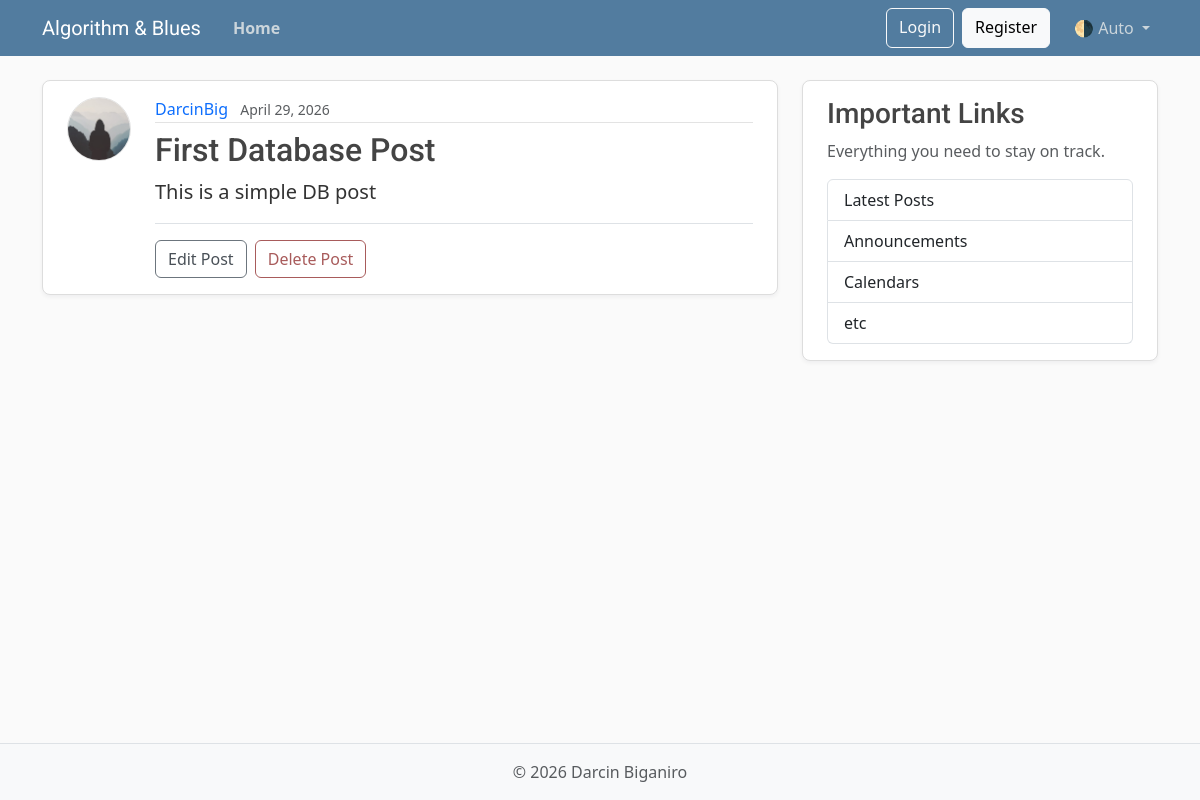
/posts/1, run on the app's committed database.
### models.py (models this page shows, shortened)
class User(Base):
    __tablename__ = "user"
    id: Mapped[int] = mapped_column(Integer, primary_key=True, index=True)
    username: Mapped[str] = mapped_column(String(50), unique=True, nullable=False)
    email: Mapped[str] = mapped_column(String(120), unique=True, nullable=False)
    image_file: Mapped[str | None] = mapped_column(
        String(200),
        nullable=True,
        default=None
    )
    posts: Mapped[list[Post]] = relationship(back_populates="author")

class Post(Base):
    __tablename__ = "posts"
    id: Mapped[int] = mapped_column(Integer, primary_key=True, index=True)
    title: Mapped[str] = mapped_column(String(100), nullable=False)
    content: Mapped[str] = mapped_column(Text, nullable=False)
    user_id: Mapped[int] = mapped_column(
        ForeignKey("user.id", onupdate="CASCADE", ondelete="CASCADE"),
        nullable=False,
        index=True,
    )
    date_posted: Mapped[datetime] = mapped_column(
        DateTime(timezone=True),
        default=lambda: datetime.now(UTC),
    )
    author: Mapped[User] = relationship(back_populates="posts")

### main.py (the view)
@app.get("/posts/{post_id}", include_in_schema=False)
def post_page(request: Request, post_id: int, db: Annotated[Session, Depends(get_db)]):
    result = db.execute(select(models.Post).where(models.Post.id == post_id))
    post = result.scalars().first()
    if post:
        title = post.title[:50]
        return templates.TemplateResponse(
            request,
            "post.html",
            {"post": post, "title": title}
        )
    raise HTTPException(status_code=status.HTTP_404_NOT_FOUND, detail="Post not found")

### templates/post.html (shortened to what this page needs)
{% extends "layout.html" %}
{% block content %}
<article class="content-section py-3 px-4 mb-4">
    <div class="d-flex align-items-start gap-4">
        <img class="rounded-circle article-img flex-shrink-0"
             src="{{ post.author.image_path }}"
             alt="{{ post.author.username }}'s profile picture"
             width="64"
             height="64"
             loading="lazy">
        <div class="flex-grow-1">
            <div class="article-metadata mb-2">
                <a class="me-2" href="{{ url_for("user_posts", user_id=post.author.id) }}">{{ post.author.username }}</a>
                <small class="text-body-secondary">{{ post.date_posted.strftime('%B %d, %Y') }}</small>
            </div>
            <h2 class="article-title">{{ post.title }}</h2>
            <p class="article-content">{{ post.content }}</p>
            <div class="post-actions mt-3 pt-3 border-top">
                <a class="btn btn-outline-secondary me-1" href="#">Edit Post</a>
                <button type="button"
                        class="btn btn-outline-danger"
                        data-bs-toggle="modal"
                        data-bs-target="#deleteModal">Delete Post
                </button>
            </div>
        </div>
    </div>
</article>
{% endblock content %}

### static/css/main.css (style rules this page uses)
:root { --font-heading: "Roboto", system-ui, -apple-system, BlinkMacSystemFont, sans-serif; --font-body: "Nunito", system-ui, -apple-system, BlinkMacSystemFont, sans-serif; --color-bg-body: #fafafa; --color-bg-content: #ffffff; --color-text-primary: #333333; --color-text-heading: #444444; --color-steel: #527c9f; --color-nav-link: #cbd5db; --color-nav-link-hover: #ffffff; --color-link-hover: #428bca; --color-border: #dddddd; --color-border-light: #e3e3e3; --spacing-xl: 5rem; --article-img-size: 4rem; --account-img-size: 7.813rem; }
body { font-family: var(--font-body); background: var(--color-bg-body); color: var(--color-text-primary); }
h1, h2, h3, h4, h5, h6 { font-family: var(--font-heading); color: var(--color-text-heading); }
a { text-decoration: none; }
.content-section { background: var(--color-bg-content); border: 1px solid var(--color-border); border-radius: 0.5rem; box-shadow: 0 2px 4px rgba(15, 23, 42, 0.05); transition: box-shadow 0.15s ease, transform 0.15s ease, border-color 0.15s ease; }
.article-title { color: var(--color-text-heading); transition: color 0.2s ease-in-out; }
.article-content { white-space: pre-line; font-size: 1.25rem; }
.article-img { height: var(--article-img-size); width: var(--article-img-size); flex-shrink: 0; object-fit: cover; border: 1px solid var(--color-border-light); box-shadow: 0 0 0 2px var(--color-bg-content); }
.article-metadata { padding-bottom: 0.063rem; border-bottom: 1px solid var(--color-border-light); }
.article-metadata a { transition: color 0.2s ease-in-out; }
.btn-outline-secondary { --bs-btn-color: #495057; --bs-btn-border-color: #6c757d; --bs-btn-hover-color: #fff; --bs-btn-hover-bg: #5a6268; --bs-btn-hover-border-color: #545b62; --bs-btn-active-color: #fff; --bs-btn-active-bg: #545b62; --bs-btn-active-border-color: #4e555b; }
.btn-outline-danger { --bs-btn-color: #a85b5b; --bs-btn-border-color: #a85b5b; --bs-btn-hover-color: #fff; --bs-btn-hover-bg: #924e4e; --bs-btn-hover-border-color: #874848; --bs-btn-active-color: #fff; --bs-btn-active-bg: #874848; --bs-btn-active-border-color: #7c4242; }

### data on the page
User: author.username "DarcinBig"
Post: date_posted "April 29, 2026", title "First Database Post", content "This is a simple DB post"
